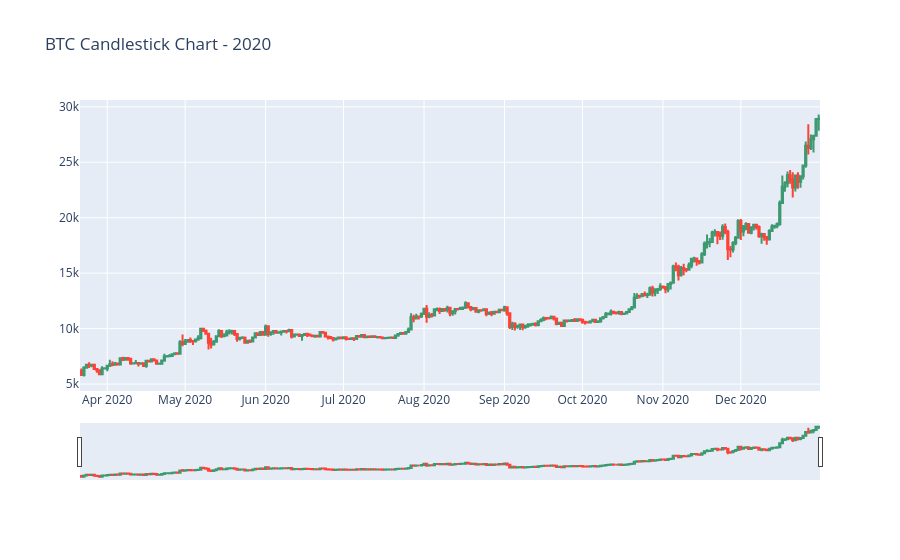
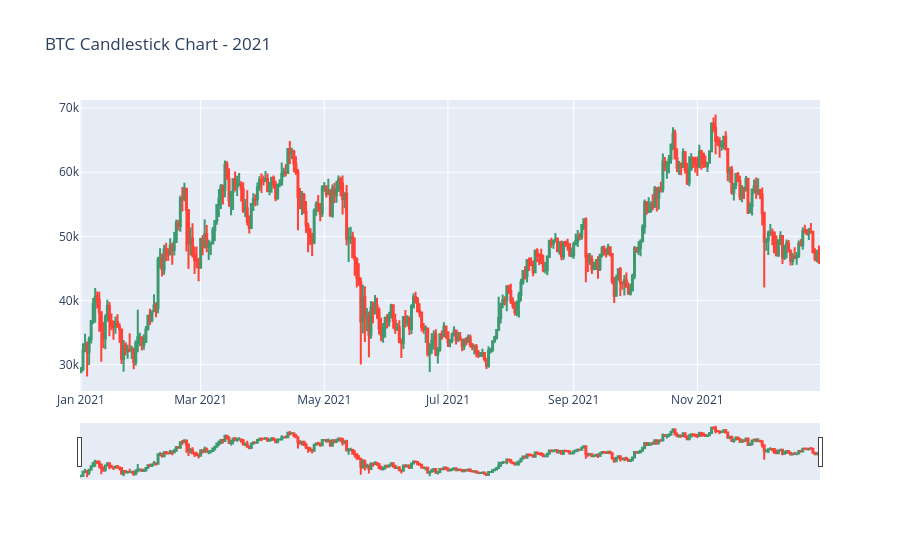
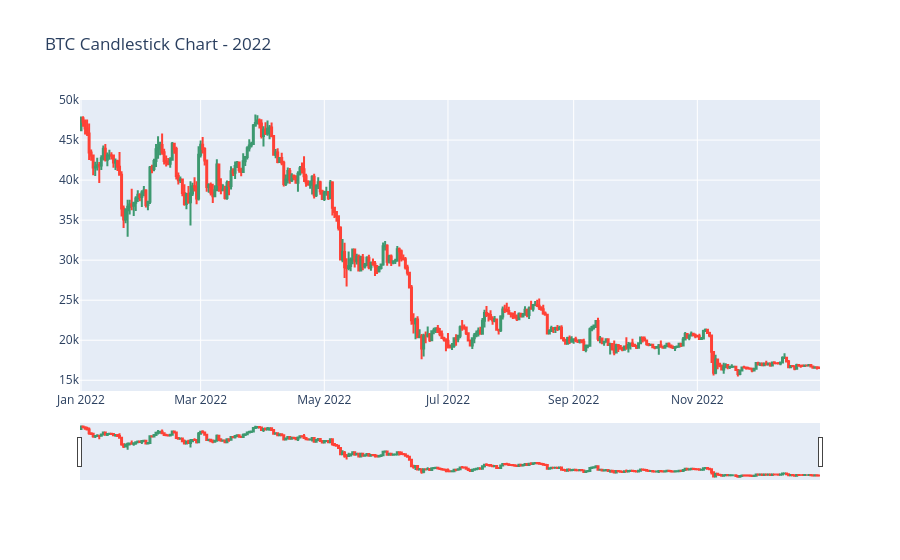
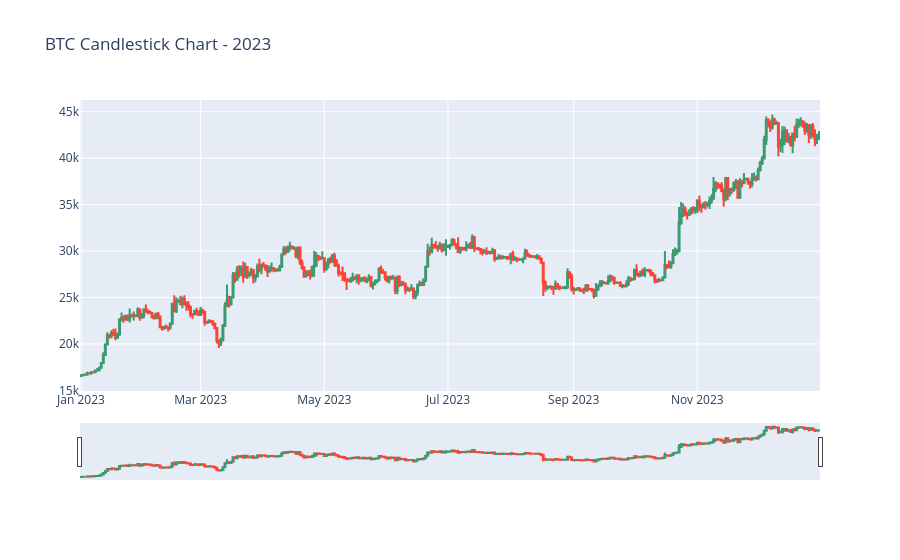

Notebook code cell kept with these figures, in order:
### Code cell
for year in [2020, 2021, 2022, 2023, 2024,2025]:
    btc_year = df1[df1['date'].dt.year == year]
    
    fig = go.Figure(data=[go.Candlestick(
        x=btc_year['date'],
        open=btc_year['open'],
        high=btc_year['high'],
        low=btc_year['low'],
        close=btc_year['close']
    )])
    
    fig.update_layout(title=f'BTC Candlestick Chart - {year}')
    fig.show()

### Figure 1 — Plotly figure (JSON) as saved in the notebook; plotly's stock layout.template omitted (floating-point values rounded to 4 significant figures; data arrays with more than 128 entries replaced by an {"elided": "..."} marker saying what was removed)
{"data": [{"close": {"elided": "285 float values"}, "high": {"elided": "285 float values"}, "low": {"elided": "285 float values"}, "open": {"elided": "285 float values"}, "type": "candlestick", "x": {"elided": "285 str values"}}], "layout": {"title": {"text": "BTC Candlestick Chart - 2020"}}}

### Figure 2 — Plotly figure (JSON) as saved in the notebook; plotly's stock layout.template omitted (floating-point values rounded to 4 significant figures; data arrays with more than 128 entries replaced by an {"elided": "..."} marker saying what was removed)
{"data": [{"close": {"elided": "365 float values"}, "high": {"elided": "365 float values"}, "low": {"elided": "365 float values"}, "open": {"elided": "365 float values"}, "type": "candlestick", "x": {"elided": "365 str values"}}], "layout": {"title": {"text": "BTC Candlestick Chart - 2021"}}}

### Figure 3 — Plotly figure (JSON) as saved in the notebook; plotly's stock layout.template omitted (floating-point values rounded to 4 significant figures; data arrays with more than 128 entries replaced by an {"elided": "..."} marker saying what was removed)
{"data": [{"close": {"elided": "365 float values"}, "high": {"elided": "365 float values"}, "low": {"elided": "365 float values"}, "open": {"elided": "365 float values"}, "type": "candlestick", "x": {"elided": "365 str values"}}], "layout": {"title": {"text": "BTC Candlestick Chart - 2022"}}}

### Figure 4 — Plotly figure (JSON) as saved in the notebook; plotly's stock layout.template omitted (floating-point values rounded to 4 significant figures; data arrays with more than 128 entries replaced by an {"elided": "..."} marker saying what was removed)
{"data": [{"close": {"elided": "365 float values"}, "high": {"elided": "365 float values"}, "low": {"elided": "365 float values"}, "open": {"elided": "365 float values"}, "type": "candlestick", "x": {"elided": "365 str values"}}], "layout": {"title": {"text": "BTC Candlestick Chart - 2023"}}}
